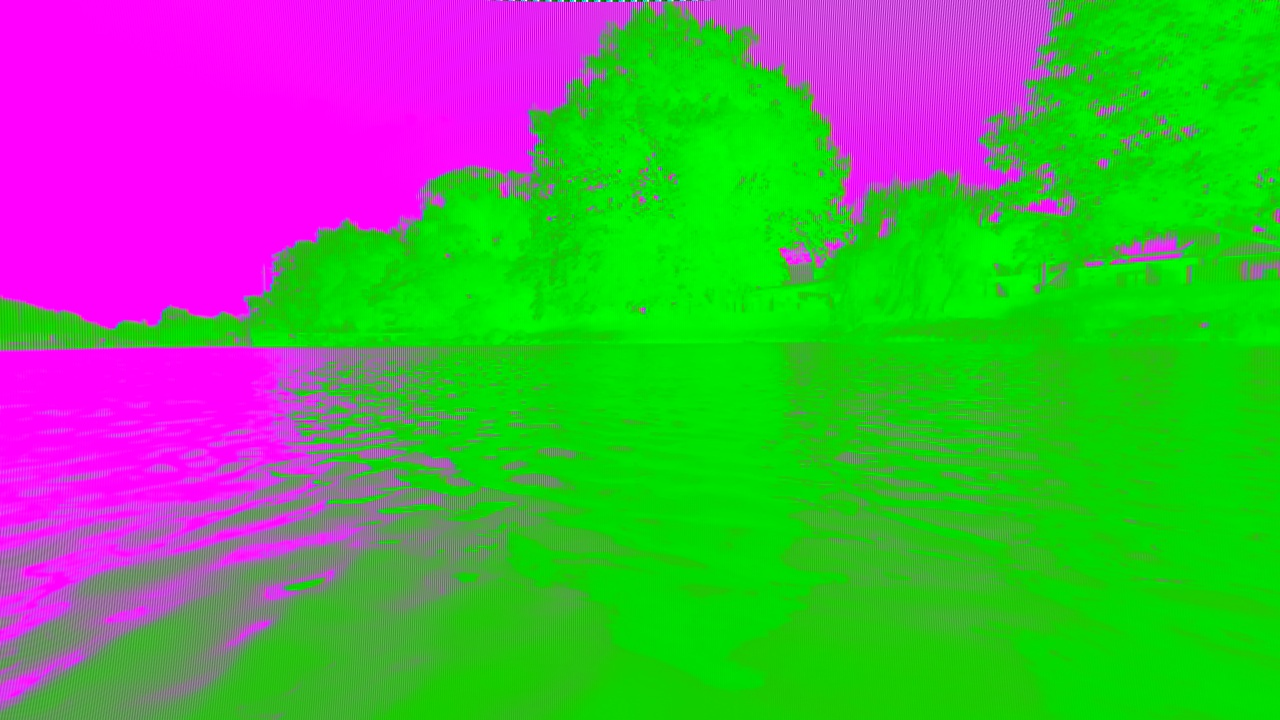
#> input picture images/error1.jpg, 1280 x 720 px
$ python show_box.py ../../images/error1.jpg 5 5 100 100   (Python 2 division)
#> lines starting #> are read from the running program, lines starting #| are printed output that depends on the picture
#!/usr/bin/python
#-*- coding: utf-8 -*-
import argparse
from PIL import Image
import matplotlib.pyplot as plt
import matplotlib.patches as patches
import numpy as np


def playBox(img, bounding_boxes):
#> called with img = '../../images/error1.jpg'
    im = np.array(Image.open(img), dtype=np.uint8)
#> im is the input picture: shape (720, 1280, 3); mean R, G, B 89.3, 152, 85.3
    fig, ax = plt.subplots(1)
    ax.imshow(im)
    print bounding_boxes
    for x, y, w, h in bounding_boxes:
        rect = patches.Rectangle((x, y), w, h, linewidth=1, edgecolor='r', facecolor='none')
        ax.add_patch(rect)
    plt.show()
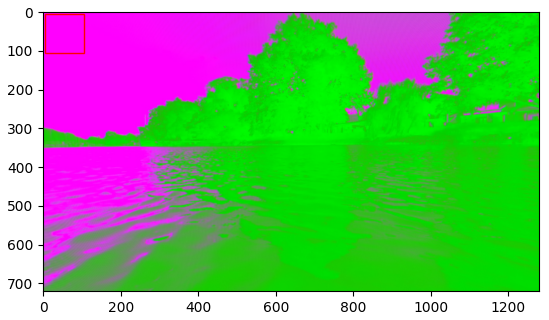
#> figure drawn by matplotlib, 1 panel


if __name__ == "__main__":
    argparser = argparse.ArgumentParser()
    argparser.add_argument('imgfile', metavar='image', help='Path to the image')
    argparser.add_argument('x', metavar='x_value', help='Pixel top left in X', type=int)
    argparser.add_argument('y', metavar='y_value', help='Pixel top left in Y', type=int)
    argparser.add_argument('width', metavar='width_value', help='Width of the box', type=int)
    argparser.add_argument('height', metavar='height_value', help='Height of the box', type=int)
    args = argparser.parse_args()

    img = args.imgfile
    x = args.x
    y = args.y
    w = args.width
    h = args.height

    playBox(img, [[x, y, w, h]])

$ run again, on images/error3.jpg
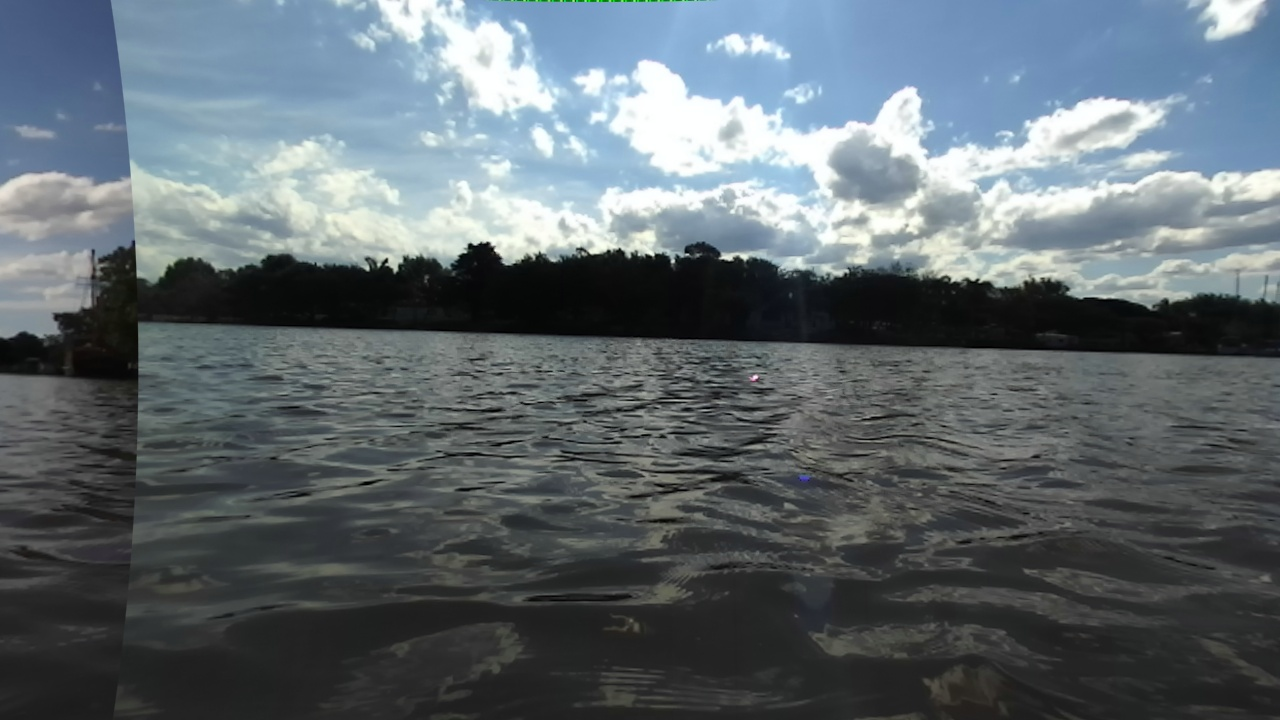
#> input picture images/error3.jpg, 1280 x 720 px
#> in playBox, im is the input picture: shape (720, 1280, 3); mean R, G, B 95.7, 105.5, 111.1
#> in playBox, `plt.show()`:
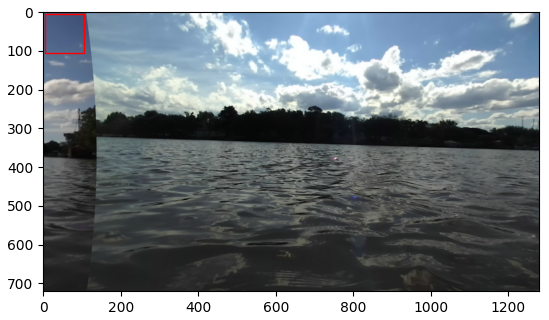
#> figure drawn by matplotlib, 1 panel
